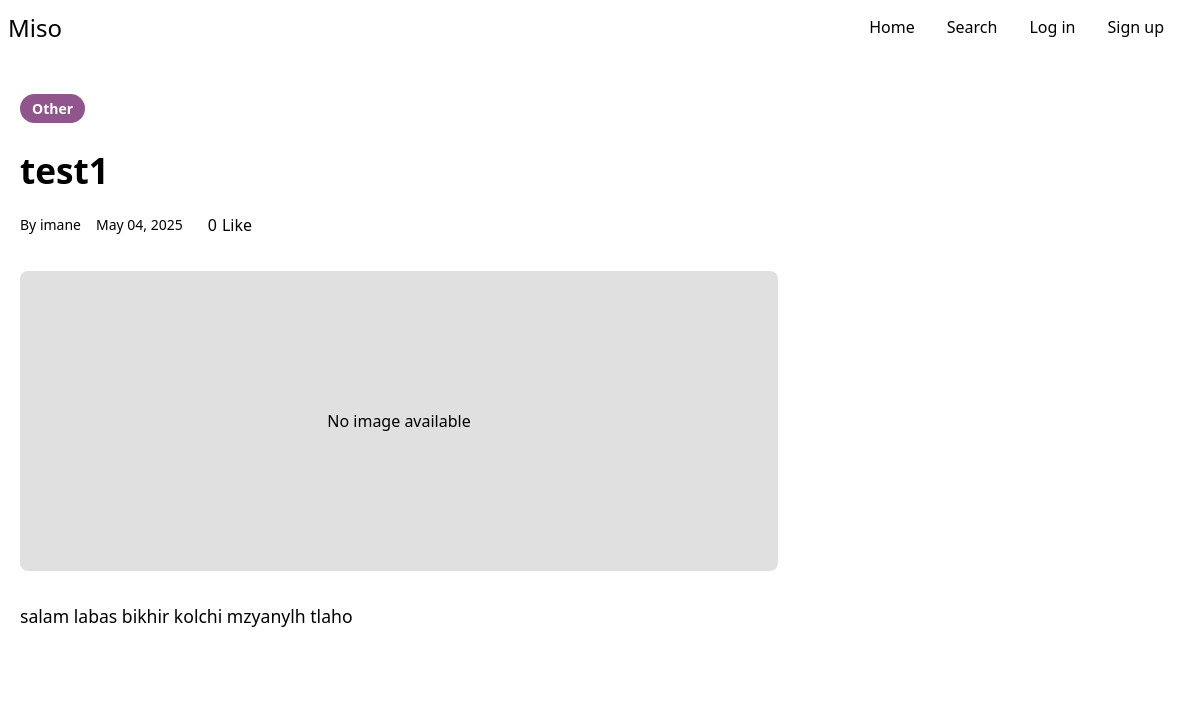
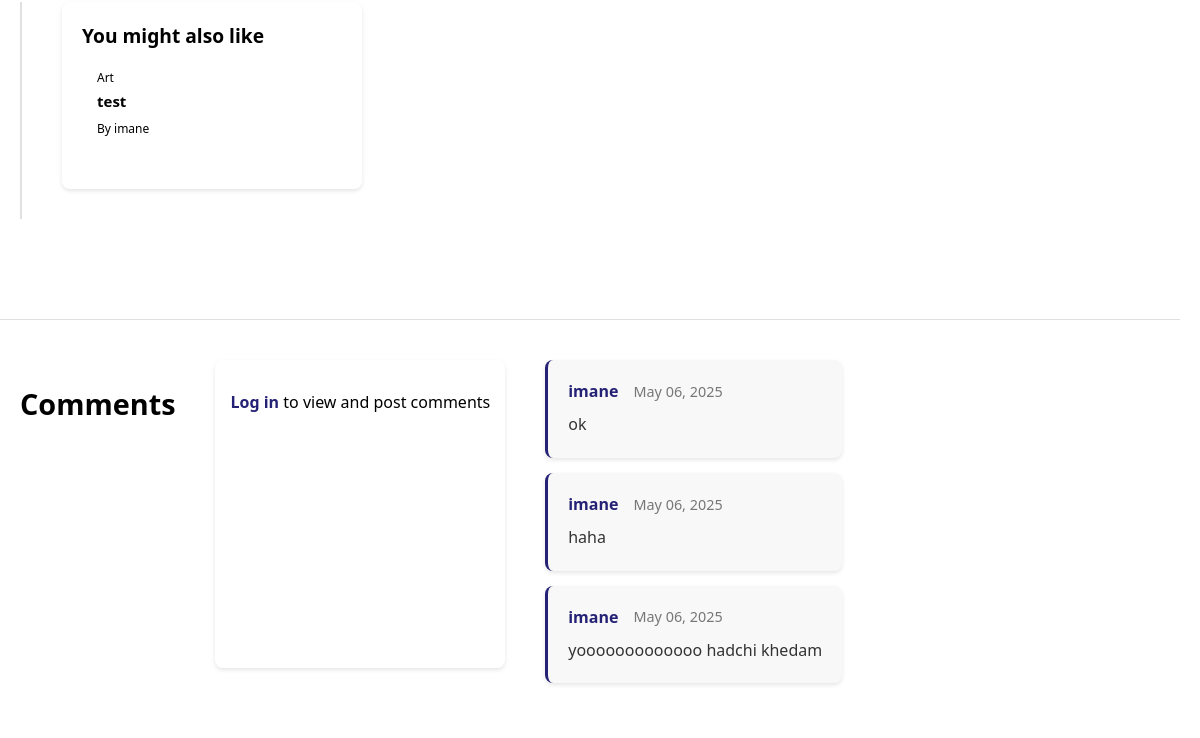
/article_be/6, run on an earlier commit of the app's database (2 pictures, top to bottom).
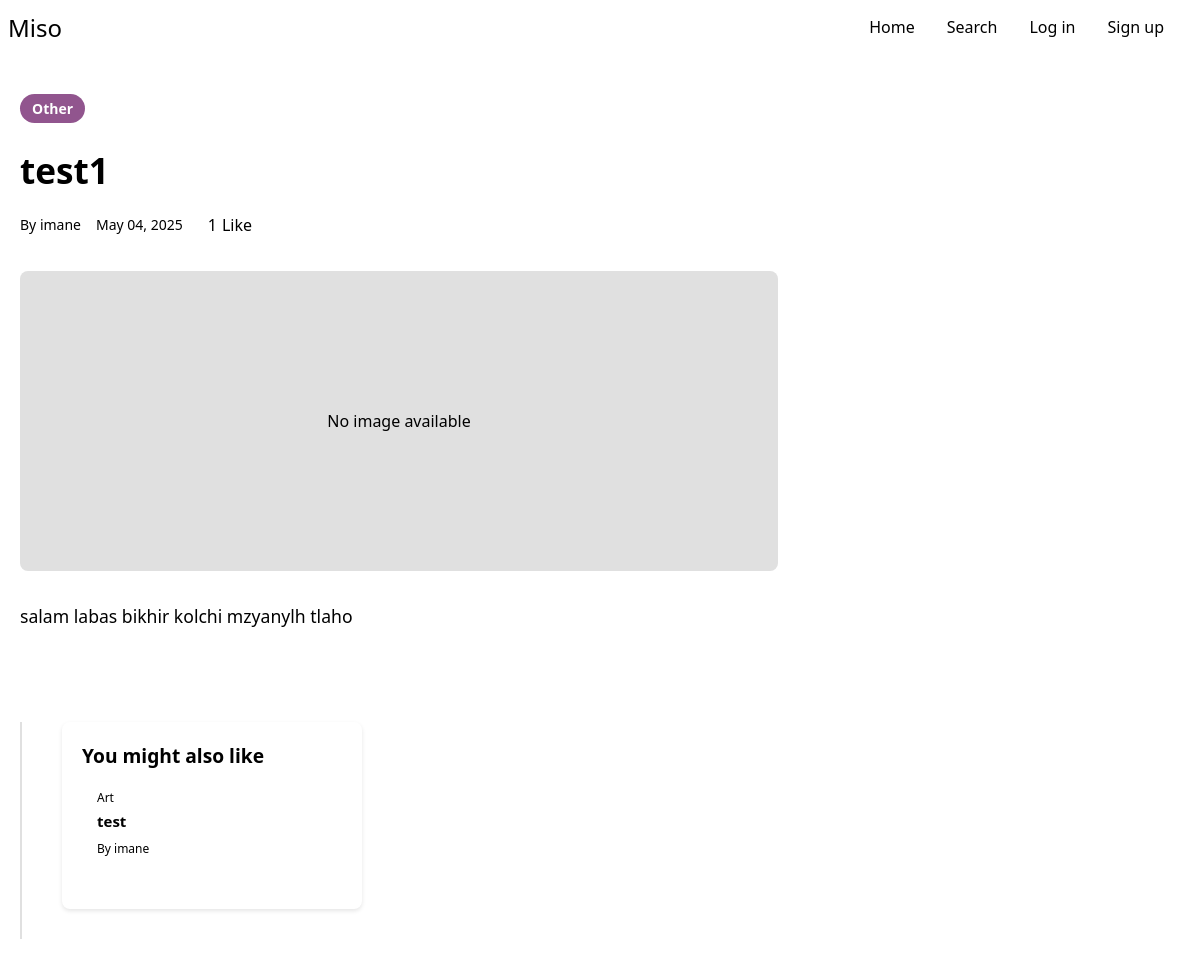
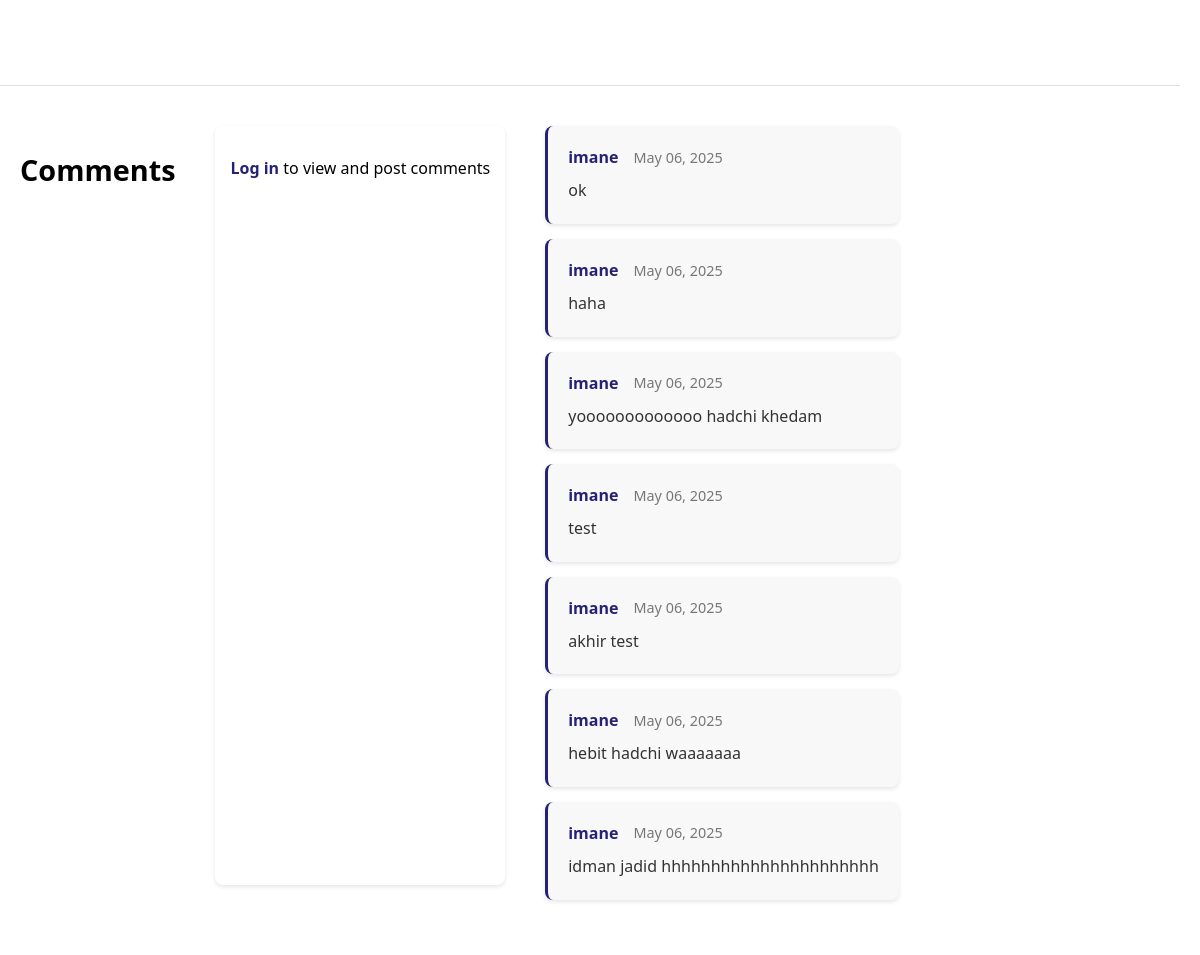
And on a later commit of the database (2 pictures, top to bottom).
### app.py (models this page shows)
class Article(db.Model):
    id = db.Column(db.Integer, primary_key=True)
    title = db.Column(db.String(200), nullable=False)
    content = db.Column(db.Text, nullable=False)
    excerpt = db.Column(db.String(300))
    category = db.Column(db.String(50), nullable=False)
    date = db.Column(db.String(50), default=lambda: datetime.now(timezone.utc).strftime('%B %d, %Y'))
    image_url = db.Column(db.String(200), default='default_article.jpg')
    author_id = db.Column(db.Integer, db.ForeignKey('user.id'), nullable=False)

class User(db.Model):
    id = db.Column(db.Integer, primary_key=True)
    username = db.Column(db.String(80), unique=True, nullable=False)
    email = db.Column(db.String(120), unique=True, nullable=False)
    password = db.Column(db.String(200), nullable=False)
    profile_pic = db.Column(db.String(200), default='default.jpg')
    articles = db.relationship('Article', backref='author', lazy=True)
    liked_articles = db.relationship(
        'Like',
        backref='user',
        lazy=True,
        foreign_keys='Like.user_id'
    )

class Comment(db.Model):
    id = db.Column(db.Integer, primary_key=True)
    text = db.Column(db.Text, nullable=False)
    timestamp = db.Column(db.DateTime, default=datetime.now(timezone.utc))
    author_id = db.Column(db.Integer, db.ForeignKey('user.id'), nullable=False)
    article_id = db.Column(db.Integer, db.ForeignKey('article.id'), nullable=False)
    author = db.relationship('User', backref='comments')
    article = db.relationship('Article', backref='comments')

### app.py (the view)
@app.route('/article_be/<int:id>')
def article_be(id):
    article = Article.query.get_or_404(id)
    suggested_articles = get_suggested_articles(article)
    return render_template('article_be.html',
                         article=article,
                         suggested_articles=suggested_articles)

### app.py (called while the page is built)
def get_suggested_articles(article, limit=3):
    same_category = Article.query.filter(
        Article.category == article.category,
        Article.id != article.id
    ).order_by(db.func.random()).limit(2).all()
    random_article = Article.query.filter(
        Article.id != article.id,
        ~Article.id.in_([a.id for a in same_category])
    ).order_by(db.func.random()).first()
    return same_category + ([random_article] if random_article else [])

### templates/article_be.html (shortened to what this page needs)
<!DOCTYPE html>
<html lang="en">
<head>
    <link rel="stylesheet" href="{{ url_for('static', filename='css/article.css') }}">
</head>
<body>
    <nav class="navbar">
        <a class="mi" href="{{ url_for('home') }}">Miso</a>
        <div class="navbar-links">
            <ul>
                <li><a href="{{ url_for('home') }}">Home</a></li>
                <li><a href="{{ url_for('search_be') }}">Search</a></li>
                <li><a href="{{ url_for('login') }}">Log in</a></li>
                <li><a href="{{ url_for('signup') }}" class="btn-signup">Sign up</a></li>
            </ul>
        </div>
    </nav>
    <main class="article-page">
        <div class="container">
            <article class="article-content">
                <header class="article-header">
                    <span class="category-badge" style="--category-color:
                        {% if article.category == 'art' %}#FF9FEE
                        {% elif article.category == 'culture' %}#B3B0FF
                        {% elif article.category == 'sport' %}#FD0261
                        {% elif article.category == 'economy' %}#aae354
                        {% elif article.category == 'technology' %}#A4A1AA
                        {% elif article.category == 'health' %}#524F56
                        {% elif article.category == 'entrepreneurship' %}#252275
                        {% else %}#91558e{% endif %}">
                        {{ article.category|capitalize }}
                    </span>
                    <h1>{{ article.title }}</h1>
                    <div class="meta">
                        <span>By {{ article.author.username }}</span>
                        <span>{{ article.date }}</span>
                        <button class="like-btn" onclick="toggleLike({{ article.id }})">
                            <span class="like-count">{{ article.likes|length }}</span>
                            <span class="like-text">{% if liked %}Liked{% else %}Like{% endif %}</span>
                        </button>
                    </div>
                </header>
                <div class="article-image">
                    {% if article.image_url and article.image_url != 'default_article.jpg' %}
                    <img src="{{ url_for('static', filename='uploads/' + article.image_url) }}" alt="{{ article.title }}">
                    {% else %}
                    <div class="image-placeholder">
                        <span>No image available</span>
                    </div>
                    {% endif %}
                </div>
                <div class="article-body">
                    {{ article.content }}
                </div>
            </article>
            <aside class="article-sidebar">
                <div class="sidebar-card">
                    <h3>You might also like</h3>
                    <div class="suggested-articles">
                        {% for suggested in suggested_articles %}
                        <a href="{{ url_for('article_be', id=suggested.id) }}" class="suggested-article">
                            <div class="article-info">
                                <span class="category">{{ suggested.category|capitalize }}</span>
                                <h4>{{ suggested.title|truncate(60) }}</h4>
                                <span class="author">By {{ suggested.author.username }}</span>
                            </div>
                        </a>
                        {% endfor %}
                    </div>
                </div>
            </aside>
        </div>
    </main>
    <section class="comments-section">
        <div class="container">
            <h2>Comments</h2>
            <div class="login-prompt">
                <p><a href="{{ url_for('login') }}">Log in</a> to view and post comments</p>
            </div>
            <div class="comments-list">
                {% if article.comments %}
                    {% for comment in article.comments %}
                    <div class="comment">
                        <div class="comment-header">
                            <span class="author">{{ comment.author.username }}</span>
                            <span class="date">{{ comment.timestamp.strftime('%b %d, %Y') }}</span>
                        </div>
                        <div class="comment-body">
                            {{ comment.text }}
                        </div>
                    </div>
                    {% endfor %}
                {% else %}
                    <div class="no-comments">
                        <p>No comments yet. Be the first to share your thoughts!</p>
                    </div>
                {% endif %}
                </div>
            </div>
    </section>
</body>
</html>

What changed in the data, as far as the page shows it:
added Comment: author.username "imane", timestamp "May 06, 2025", text "test"
added Comment: author.username "imane", timestamp "May 06, 2025", text "akhir test"
added Comment: author.username "imane", timestamp "May 06, 2025", text "hebit hadchi waaaaaaa"
added Comment: author.username "imane", timestamp "May 06, 2025", text "idman jadid hhhhhhhhhhhhhhhhhhhhhh"
Also different on the page:
{{ article.likes|length }}: "0" → "1"
